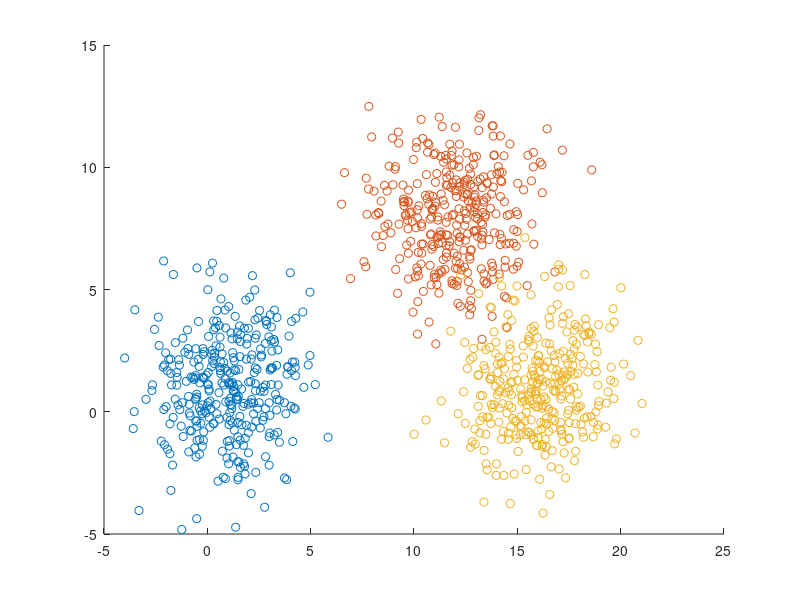

Recreate this plot in MATLAB. (Note: this script raises an error after producing the figure.)
% 111061702 ex1_1
%% Generate Data
randn('seed', 0);
m1 = [1 1]';
m2 = [12 8]';
m3 = [16 1]';
Sigma = 4*eye(2);
R1 = mvnrnd(m1, Sigma, 334);
R2 = mvnrnd(m2, Sigma, 333);
R3 = mvnrnd(m3, Sigma, 333);
X1 = [R1; R2; R3];

% Ground Truth
Gt = zeros(1000, 1);
Gt(1:334) = 1;
Gt(335:667) = 2;
Gt(668:1000) = 3;

% Plot Data
figure;
hold on;
scatter(R1(:, 1), R1(:, 2), 'r+');
scatter(R2(:, 1), R2(:, 2), 'g+');
scatter(R3(:, 1), R3(:, 2), 'b+');
hold off;

%% Bayesian Case4
Pred_B = zeros(1000, 1);
for i = 1:1000
    x = X1(i, :)';
    Dis_1 = x' * ((-1/2) * inv(Sigma)) * x + (inv(Sigma) * m1)' *  x + (-1/2) * m1' * inv(Sigma) * m1 - 1/2 * log(det(Sigma)) + log(334/1000);
    Dis_2 = x' * ((-1/2) * inv(Sigma)) * x + (inv(Sigma) * m2)' *  x + (-1/2) * m2' * inv(Sigma) * m2 - 1/2 * log(det(Sigma)) + log(333/1000);
    Dis_3 = x' * ((-1/2) * inv(Sigma)) * x + (inv(Sigma) * m3)' *  x + (-1/2) * m3' * inv(Sigma) * m3 - 1/2 * log(det(Sigma)) + log(333/1000);
    [val, idx] = max([Dis_1, Dis_2, Dis_3]);
    Pred_B(i) = idx;
end

% Error Rate
Err_B = error(Pred_B, Gt, 1000);
fprintf('X1: Error Rate of Bayesian = %f\n', Err_B);

%% Euclidean Case1
Pred_E = zeros(1000, 1);
for i = 1:1000
    x = X1(i, :)';
    Dis_1 = sum((x - m1).^2);
    Dis_2 = sum((x - m2).^2);
    Dis_3 = sum((x - m3).^2);
    [val, idx] = min([Dis_1, Dis_2, Dis_3]);
    Pred_E(i) = idx;
end

% Error Rate
Err_E = error(Pred_E, Gt, 1000);
fprintf('X1: Error Rate of Euclidean = %f\n', Err_E);

%% Mahalanobis Case3
Pred_M = zeros(1000, 1);
for i = 1:1000
    x = X1(i, :)';
    Dis_1 = (-1/2) * ((x - m1)' * inv(Sigma) * (x -m1));
    Dis_2 = (-1/2) * ((x - m2)' * inv(Sigma) * (x -m2));
    Dis_3 = (-1/2) * ((x - m3)' * inv(Sigma) * (x -m3));
    [val, idx] = max([Dis_1, Dis_2, Dis_3]);
    Pred_M(i) = idx;
end

% Error Rate
Err_M = error(Pred_M, Gt, 1000);
fprintf('X1: Error Rate of Mahalanobis = %f\n', Err_M);

%% Function
function Err = error(pred, gt, N)
    count = 0;
    for i = 1:1000
        if gt(i) ~= pred(i)
            count = count + 1;
        end
    end
    Err = count / N;
end

